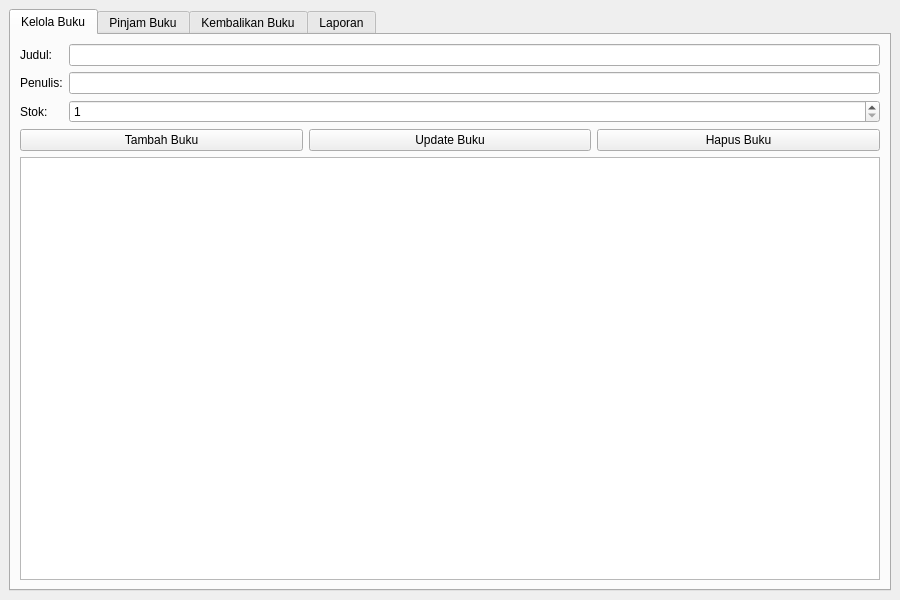
<?xml version="1.0" encoding="UTF-8"?>
<ui version="4.0">
 <class>LibrarySystem</class>
 <widget class="QMainWindow" name="LibrarySystem">
  <property name="geometry">
   <rect>
    <x>0</x>
    <y>0</y>
    <width>900</width>
    <height>600</height>
   </rect>
  </property>
  <property name="windowTitle">
   <string>Sistem Peminjaman Buku</string>
  </property>
  <widget class="QWidget" name="centralwidget">
   <layout class="QVBoxLayout" name="verticalLayout_main">
    <item>
     <widget class="QTabWidget" name="tabs">
      <property name="currentIndex">
       <number>0</number>
      </property>
      <widget class="QWidget" name="books_tab">
       <attribute name="title">
        <string>Kelola Buku</string>
       </attribute>
       <layout class="QVBoxLayout" name="books_layout">
        <item>
         <layout class="QGridLayout" name="form_layout">
          <item row="0" column="0">
           <widget class="QLabel" name="label_title">
            <property name="text">
             <string>Judul:</string>
            </property>
           </widget>
          </item>
          <item row="0" column="1">
           <widget class="QLineEdit" name="title_input"/>
          </item>
          <item row="1" column="0">
           <widget class="QLabel" name="label_author">
            <property name="text">
             <string>Penulis:</string>
            </property>
           </widget>
          </item>
          <item row="1" column="1">
           <widget class="QLineEdit" name="author_input"/>
          </item>
          <item row="2" column="0">
           <widget class="QLabel" name="label_stock">
            <property name="text">
             <string>Stok:</string>
            </property>
           </widget>
          </item>
          <item row="2" column="1">
           <widget class="QSpinBox" name="stock_input">
            <property name="minimum">
             <number>1</number>
            </property>
            <property name="maximum">
             <number>100</number>
            </property>
           </widget>
          </item>
         </layout>
        </item>
        <item>
         <layout class="QHBoxLayout" name="btn_layout">
          <item>
           <widget class="QPushButton" name="add_book_btn">
            <property name="text">
             <string>Tambah Buku</string>
            </property>
           </widget>
          </item>
          <item>
           <widget class="QPushButton" name="update_book_btn">
            <property name="text">
             <string>Update Buku</string>
            </property>
           </widget>
          </item>
          <item>
           <widget class="QPushButton" name="delete_book_btn">
            <property name="text">
             <string>Hapus Buku</string>
            </property>
           </widget>
          </item>
         </layout>
        </item>
        <item>
         <widget class="QTableView" name="book_table">
          <property name="selectionBehavior">
           <enum>QAbstractItemView::SelectRows</enum>
          </property>
         </widget>
        </item>
       </layout>
      </widget>
      <widget class="QWidget" name="borrow_tab">
       <attribute name="title">
        <string>Pinjam Buku</string>
       </attribute>
       <layout class="QVBoxLayout" name="borrow_layout">
        <item>
         <widget class="QLabel" name="label_pick_book">
          <property name="text">
           <string>Pilih Buku:</string>
          </property>
         </widget>
        </item>
        <item>
         <widget class="QComboBox" name="book_combo"/>
        </item>
        <item>
         <widget class="QLabel" name="label_borrower">
          <property name="text">
           <string>Nama Peminjam:</string>
          </property>
         </widget>
        </item>
        <item>
         <widget class="QLineEdit" name="borrower_input"/>
        </item>
        <item>
         <widget class="QPushButton" name="borrow_btn">
          <property name="text">
           <string>Pinjam Buku</string>
          </property>
         </widget>
        </item>
        <item>
         <spacer name="borrow_spacer">
          <property name="orientation">
           <enum>Qt::Vertical</enum>
          </property>
          <property name="sizeHint" stdset="0">
           <size>
            <width>20</width>
            <height>40</height>
           </size>
          </property>
         </spacer>
        </item>
       </layout>
      </widget>
      <widget class="QWidget" name="return_tab">
       <attribute name="title">
        <string>Kembalikan Buku</string>
       </attribute>
       <layout class="QVBoxLayout" name="return_layout">
        <item>
         <widget class="QLabel" name="label_active_loans">
          <property name="text">
           <string>Peminjaman Aktif:</string>
          </property>
         </widget>
        </item>
        <item>
         <widget class="QTableView" name="loan_table">
          <property name="selectionBehavior">
           <enum>QAbstractItemView::SelectRows</enum>
          </property>
         </widget>
        </item>
        <item>
         <widget class="QPushButton" name="return_btn">
          <property name="text">
           <string>Kembalikan Buku</string>
          </property>
         </widget>
        </item>
       </layout>
      </widget>
      <widget class="QWidget" name="reports_tab">
       <attribute name="title">
        <string>Laporan</string>
       </attribute>
       <layout class="QVBoxLayout" name="reports_layout">
        <item>
         <widget class="QLabel" name="stats_label">
          <property name="text">
           <string/>
          </property>
          <property name="alignment">
           <set>Qt::AlignLeading|Qt::AlignLeft|Qt::AlignTop</set>
          </property>
         </widget>
        </item>
        <item>
         <widget class="QPushButton" name="refresh_btn">
          <property name="text">
           <string>Refresh Laporan</string>
          </property>
         </widget>
        </item>
       </layout>
      </widget>
     </widget>
    </item>
   </layout>
  </widget>
 </widget>
 <resources/>
 <connections/>
</ui>
